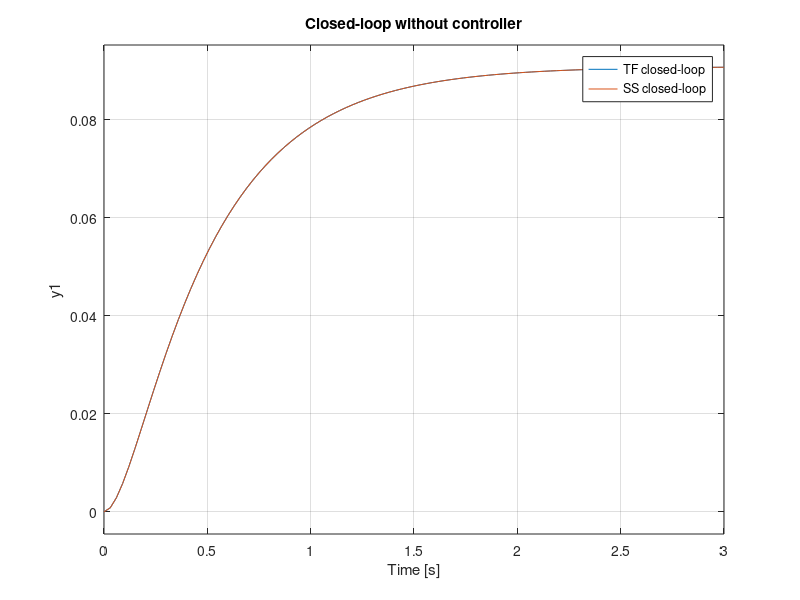

Here is the MATLAB script that generated this plot: (Note: this script raises an error after producing the figure.)
% DC Motor Speed: System Modeling
% we will assume that the input of the system is the voltage source (V) applied to the motor's armature, 
% while the output is the rotational speed of the shaft (θ'). 
% The rotor and shaft are assumed to be rigid. 
% We further assume a viscous friction model, that is, 
% the friction torque is proportional to shaft angular velocity.

% Input: voltage V(t)
% Output: angular velocity ω(t)
% Define back EMF: e(t) = K * ω(t)
% Based on KVL: V(t) = L * di/dt + R * i(t) + K * ω(t)
% Current generates torque: τ(t) = K * i(t)
% J * dω/dt + b * ω(t) = τ(t), J: Moment of inertia, b: coefficient of friction

% Laplace transform
% V(s) = (Ls + R) * I(s) + K * s * θ(s)
% (Js + b) * s * θ(s) = K * I(s)
% Eliminate I(s): V(s) = [(Js + b)(Ls + R)/K + K] * s * θ(s)]
% G(s) = θ'(s) / V(s) = K / [(Js + b)(Ls + R) + K^2]

clear; clc;

s = tf('s');

% Define parameters
J = 0.01; % Moment of inertia
b = 0.1;  % Coefficient of friction
K = 0.01; % Motot constant
R = 1;    % Resistance
L = 0.5;  % Inductance

% Defien the transfer function for DC motor
G_tf = K / ((J*s + b)*(L*s + R) + K^2);
step(G_tf)
title('Open-loop DC motor speed response') 

% State-Space Model
% d/dt [i;  =  [-R/L -K/L;  *  [i;  +  [1/L;    * V
%       ω]      K/J  -b/J]      ω]      0]
% y = [0 1] * [i; ω]

A = [-R/L   -K/L;
      K/J   -b/J];
B = [1/L;
     0];
C = [0 1];   % output = ω
D = 0;

G_ss = ss(A, B, C, D);

% Verify if tf and ss are the same system
step(G_tf, G_ss)
legend('Transfer Function', 'State Space')
grid on
title('TF vs SS: Same DC Motor System')

% Add unit feedback (without controller)
H_tf = feedback(G_tf, 1);
H_ss = feedback(G_ss, 1);

step(H_tf, H_ss)
legend('TF closed-loop', 'SS closed-loop')
grid on
title('Closed-loop without controller')

% Add PID
Kp = 100;
Ki = 200;
Kd = 10;

C = pid(Kp, Ki, Kd);

H_pid_tf = feedback(C * G_tf, 1);
H_pid_ss = feedback(C * G_ss, 1);

step(H_pid_tf, H_pid_ss)
legend('PID + TF', 'PID + SS')
grid on
title('PID Controlled DC Motor Speed')
